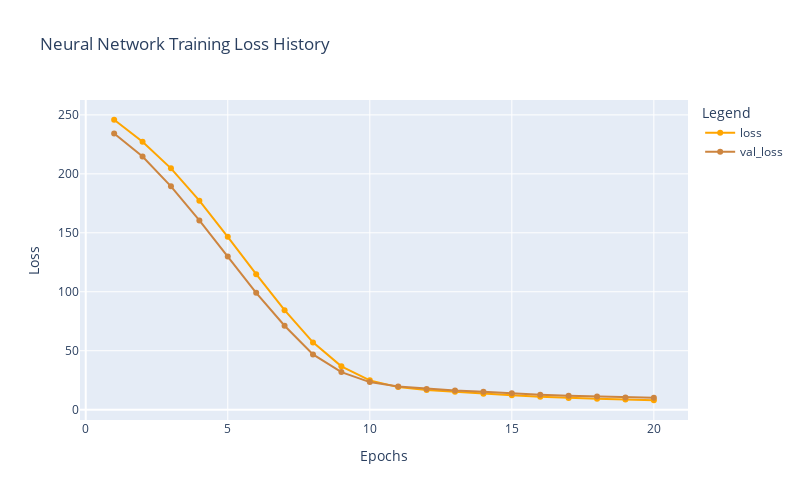

Notebook code cell kept with this figure:
### Code cell
plot_history_loss(history_nn)

### Figure 1 — Plotly figure (JSON) as saved in the notebook; plotly's stock layout.template omitted (floating-point values rounded to 4 significant figures)
{"data": [{"hovertemplate": "Legend=loss<br>Epochs=%{x}<br>Loss=%{y}<extra></extra>", "legendgroup": "loss", "line": {"color": "orange", "dash": "solid"}, "marker": {"symbol": "circle"}, "mode": "lines+markers", "name": "loss", "orientation": "v", "showlegend": true, "type": "scatter", "x": [1, 2, 3, 4, 5, 6, 7, 8, 9, 10, 11, 12, 13, 14, 15, 16, 17, 18, 19, 20], "xaxis": "x", "y": [245.9, 227.2, 204.7, 177.2, 146.7, 115.0, 84.43, 57.1, 36.8, 24.89, 19.15, 16.66, 15.26, 13.63, 12.22, 11.07, 9.951, 9.339, 8.603, 8.021], "yaxis": "y"}, {"hovertemplate": "Legend=val_loss<br>Epochs=%{x}<br>Loss=%{y}<extra></extra>", "legendgroup": "val_loss", "line": {"color": "peru", "dash": "solid"}, "marker": {"symbol": "circle"}, "mode": "lines+markers", "name": "val_loss", "orientation": "v", "showlegend": true, "type": "scatter", "x": [1, 2, 3, 4, 5, 6, 7, 8, 9, 10, 11, 12, 13, 14, 15, 16, 17, 18, 19, 20], "xaxis": "x", "y": [234.3, 214.7, 189.4, 160.5, 129.8, 99.07, 71.22, 46.85, 31.9, 23.42, 19.59, 17.65, 16.29, 15.3, 13.93, 12.69, 11.81, 11.13, 10.39, 10.1], "yaxis": "y"}], "layout": {"height": 500, "legend": {"title": {"text": "Legend"}, "tracegroupgap": 0}, "title": {"text": "Neural Network Training Loss History"}, "width": 800, "xaxis": {"anchor": "y", "domain": [0, 1], "title": {"text": "Epochs"}}, "yaxis": {"anchor": "x", "domain": [0, 1], "title": {"text": "Loss"}}}}
